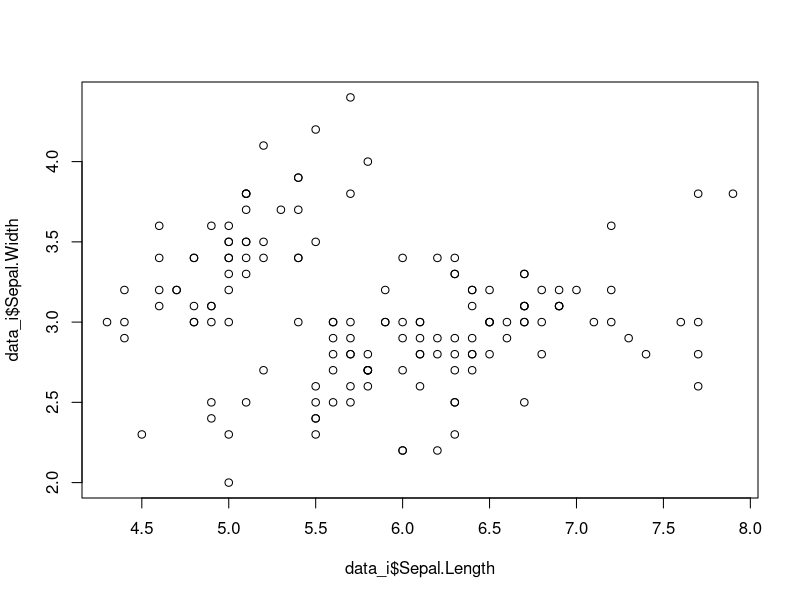
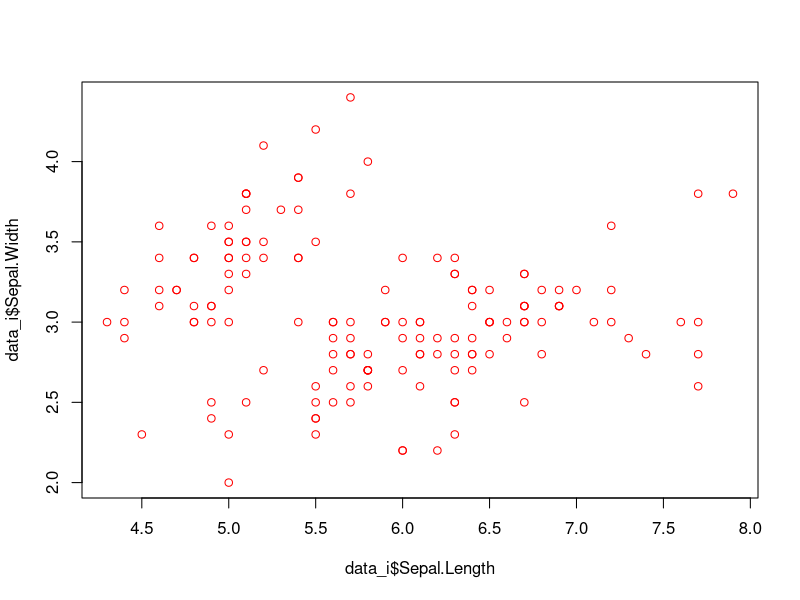
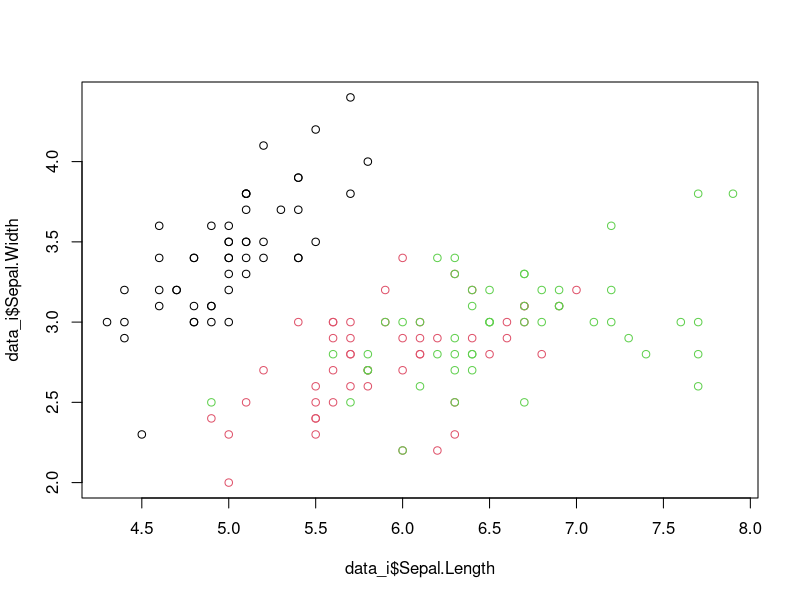
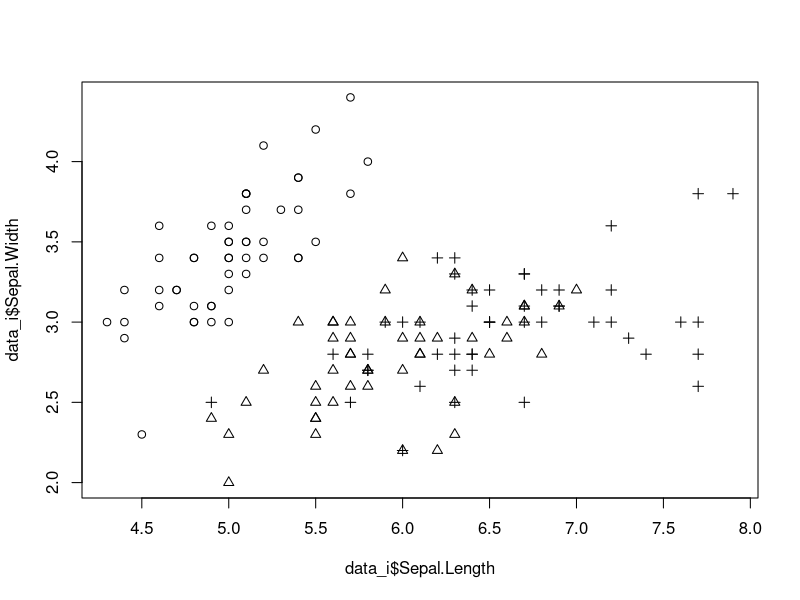
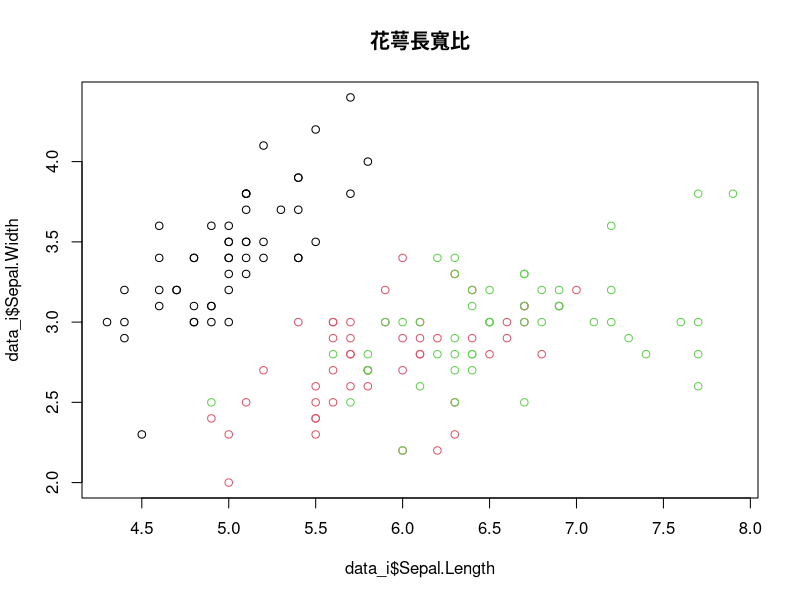
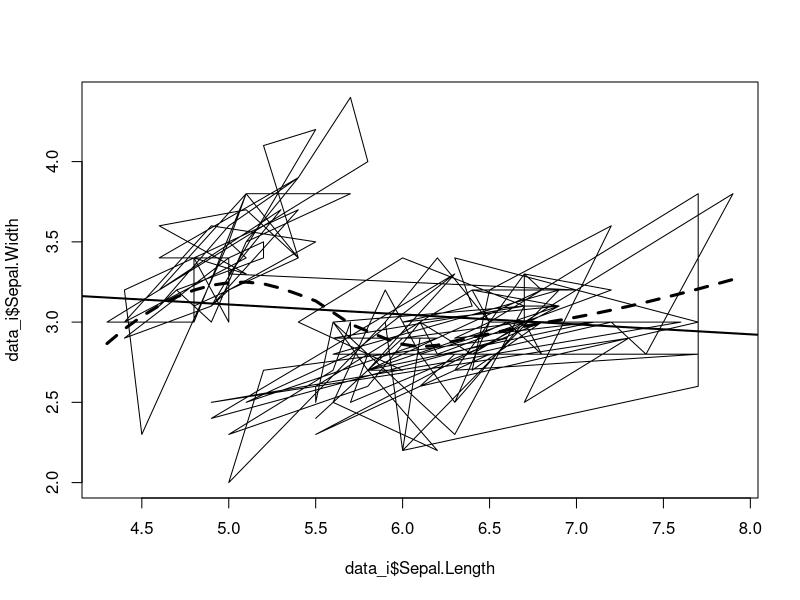

R code for these plots, in order: (Note: this script raises an error after producing the figures.)
rm(list=ls())

#please preread Ch3.4

# input data
data_i=iris

## 1. basic plot
# scatter plot
plot(data_i$Sepal.Length,data_i$Sepal.Width)
plot(data_i$Sepal.Length,data_i$Sepal.Width,col="red")
plot(data_i$Sepal.Length,data_i$Sepal.Width,col=data_i$Species)
plot(data_i$Sepal.Length,data_i$Sepal.Width,pch=as.numeric(data_i$Species))
# for paper print
plot(data_i$Sepal.Length,data_i$Sepal.Width,col=data_i$Species,main="花萼長寬比")
plot(data_i$Sepal.Length,data_i$Sepal.Width,type="l")

?plot

#add line 
# 我們也可以畫出回歸趨勢線
lm.model <- lm(Sepal.Width ~ Sepal.Length, data_i)    # 建立一個線性回歸
# 畫上回歸的趨勢線
abline(lm.model,lwd=2)     # lwd 代表線的粗細

#add curve
M.Loess <- loess(Sepal.Width ~ Sepal.Length, data = data_i)
Fit <- fitted(M.Loess)
Ord1 <- order(data_i$Sepal.Length)
lines(data_i$Sepal.Length[Ord1], Fit[Ord1],
      lwd = 3, lty = 2)

# Advanced scatter plot
plot(data)
plot(data[1:4])

# function plot
plot(sin, -pi, 2*pi)

#hist
hist(data_t$Sepal.Length)
hist(data_t$Sepal.Length,breaks = 50)
#hist(x, breaks = "Sturges",
#     freq = NULL, probability = !freq,
#     include.lowest = TRUE, right = TRUE,
#     density = NULL, angle = 45, col = NULL, border = NULL,
#     main = paste("Histogram of" , xname),
#     xlim = range(breaks), ylim = NULL,
#     xlab = xname, ylab,
#     axes = TRUE, plot = TRUE, labels = FALSE,
#     nclass = NULL, warn.unused = TRUE, ...)

#boxplot
boxplot(data_i[1:4])
boxplot(Sepal.Length ~ Species, data_i)
#最大值區間：Q3 + 1.5 * (Q3-Q1)，以橫線表示
#上四分位數Q3：以內箱上限表示
#中位數：以內箱中的黑粗線表示
#下四分位數Q1：以內箱下限表示
#最小值區間：Q1 – 1.5 * (Q3-Q1)，以橫線表示
#離群值：超過最大值區間或最小值區間的樣本，以圈圈表示

#homework
# 1.請讀入titatic_csv.csv檔案，並畫出艙等的直方圖。
# 2.請畫出性別與艙等的plot圖。比較與iris有什麼不同？為什麼？
# 3.讀取你自己的datasheet，並探索如何呈現最好，並做一張圖。
# 4.(加分題）探索使用ggplot，並做一張圖。
